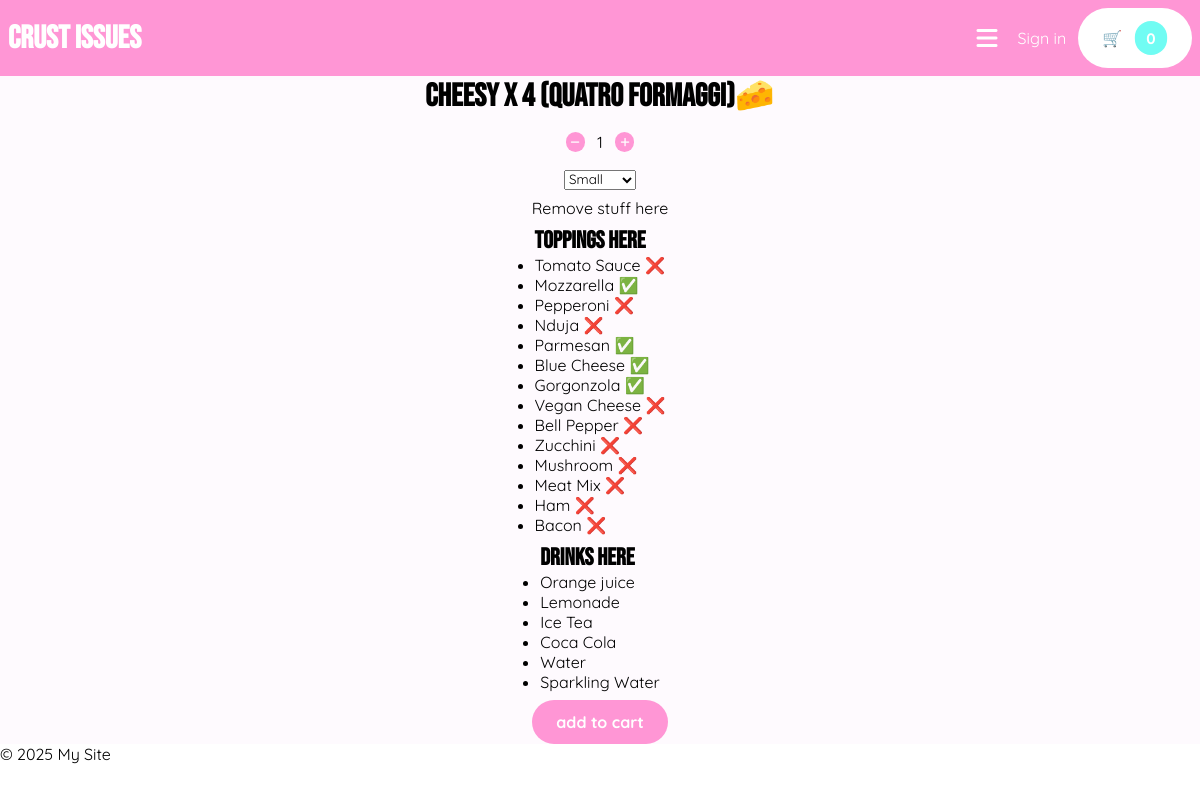
Page /menu/select-pizza/24/ on the committed database.
### application/models.py (models this page shows, shortened)
class Pizza(models.Model):
    name = models.CharField(max_length=100)
    base_price = models.DecimalField(max_digits=6, decimal_places=2)
    available_toppings = models.ManyToManyField(Topping, blank=True)
    icon = models.CharField(max_length=255)
    description = models.CharField(max_length=100)

class Topping(models.Model):
    name = models.CharField(max_length=50)
    icon = models.CharField(max_length=50, default="")

class Drink(models.Model):
    name = models.CharField(max_length=100)
    price = models.DecimalField(max_digits=6, decimal_places=2)
    icon = models.CharField(max_length=255)
    description = models.CharField(max_length=100)

### application/views.py (the view)
# urls.py: path("menu/select-pizza/<int:pizza_id>/", views.select_pizza, name="select-pizza"),
def select_pizza(request, pizza_id):
   pizza = Pizza.objects.get(id=pizza_id)
   drinks = Drink.objects.all()
   toppings = Topping.objects.all()
   return render(request, "select-pizza.html", {
      "pizza": pizza,
      "drinks": drinks,
      "toppings": toppings
   })

### application/templates/select-pizza.html (shortened to what this page needs)
{% extends "layout.html" %} {% block content %}
<form method="post" action="/cart" class="col center">
  <h1 class="text-black bebas-neue">{{pizza.name}}{{pizza.icon}}</h1>
  <div class="row padding-small">
    <button id="sub">{% include "components/minus-icon.html" %}</button>
    <p id="quantity" style="cursor: pointer">1</p>
    <button id="add">{% include "components/plus-icon.html" %}</button>
  </div>
  <div>
    <select name="pizza-size" id="select-pizza-size">
      <option value="small">Small</option>
    </select>
  </div>
  <div>Remove stuff here</div>
  <div>
    <h2 class="text-black">Toppings here</h2>
    <ul>
      {% for topping in toppings %}
      <li>
        {{ topping.name }} {% if topping in pizza.available_toppings.all %} ✅
        {% else %} ❌ {% endif %}
      </li>
      {% endfor %}
    </ul>
  </div>
  <div>
    <h2 class="text-black">Drinks here</h2>
    <ul>
      {% for drink in drinks %}
      <li>{{drink.name}}</li>
      {%endfor%}
    </ul>
  </div>
  <button type="submit" class="cta cta-primary">add to cart</button>
</form>
{% endblock %}

### application/static/css/styles.css (style rules this page uses)
* { padding: 0; margin: 0; font-family: "Quicksand", sans-serif; }
:root { --color-purple: rgb(254, 250, 254); --color-pink: rgb(255, 150, 213); --color-white: white; --color-turqoise: rgb(112, 252, 243); --color-light-turqoise: rgb(197, 248, 244); --color-yellow: rgb(255, 253, 195); --spacing-small: 0.5rem; --spacing-medium: 0.75rem; --spacing-large: 1.5rem; --rounded: 35px; --rounded-full: 50%; }
h1, h2 { color: var(--color-white); font-family: "Bebas Neue", sans-serif; }
.bebas-neue { font-family: "Bebas Neue", sans-serif; }
button { all: unset; }
.cta { padding: var(--spacing-medium) var(--spacing-large); font-weight: 900; text-align: center; }
button { cursor: pointer; }
.cta-primary { background-color: var(--color-pink); border-radius: var(--rounded); color: var(--color-white); }
.row { display: flex; gap: var(--spacing-medium); align-items: center; }
.col { display: flex; flex-direction: column; gap: var(--spacing-small); align-items: center; }
.center { display: flex; align-items: center; justify-content: center; }
.text-black { color: var(--color-black); }
.padding-small { padding: var(--spacing-small); }

### rows in the picture
Pizza: name "Cheesy x 4 (Quatro Formaggi)", icon "🧀"
Topping: name "Tomato Sauce"
Topping: name "Mozzarella"
Topping: name "Pepperoni"
Topping: name "Nduja"
Topping: name "Parmesan"
Topping: name "Blue Cheese"
Topping: name "Gorgonzola"
Topping: name "Vegan Cheese"
Topping: name "Bell Pepper"
Topping: name "Zucchini"
Topping: name "Mushroom"
Topping: name "Meat Mix"
Topping: name "Ham"
Topping: name "Bacon"
Drink: name "Orange juice"
Drink: name "Lemonade"
Drink: name "Ice Tea"
Drink: name "Coca Cola"
Drink: name "Water"
Drink: name "Sparkling Water"
